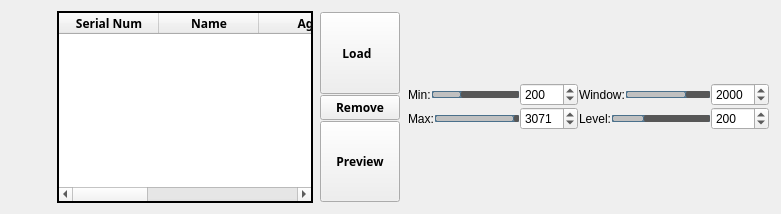
      <widget class="QWidget" name="tab">
       <attribute name="icon">
        <iconset resource="DentalHelper.qrc">
         <normaloff>:/DentalHelper/Resources/DICOM.png</normaloff>:/DentalHelper/Resources/DICOM.png</iconset>
       </attribute>
       <attribute name="title">
        <string>Image Setting</string>
       </attribute>
       <layout class="QGridLayout" name="gridLayout_9">
        <item row="0" column="0">
         <widget class="QPushButton" name="ImageNextButton">
          <property name="sizePolicy">
           <sizepolicy hsizetype="Minimum" vsizetype="Expanding">
            <horstretch>0</horstretch>
            <verstretch>0</verstretch>
           </sizepolicy>
          </property>
          <property name="styleSheet">
           <string notr="true">
QPushButton{border:2px solid gray;border-radius:10px;padding:2px 4px;}
font: 75 9pt &quot;微软雅黑&quot;;</string>
          </property>
          <property name="text">
           <string/>
          </property>
          <property name="icon">
           <iconset resource="DentalHelper.qrc">
            <normaloff>:/DentalHelper/Resources/next.png</normaloff>:/DentalHelper/Resources/next.png</iconset>
          </property>
          <property name="iconSize">
           <size>
            <width>60</width>
            <height>60</height>
           </size>
          </property>
          <property name="flat">
           <bool>true</bool>
          </property>
         </widget>
        </item>
        <item row="0" column="1">
         <widget class="QTableWidget" name="ImageTabelWidget">
          <property name="maximumSize">
           <size>
            <width>640</width>
            <height>16777215</height>
           </size>
          </property>
          <property name="font">
           <font>
            <family>微软雅黑</family>
            <pointsize>9</pointsize>
            <weight>75</weight>
            <bold>true</bold>
           </font>
          </property>
          <property name="styleSheet">
           <string notr="true"/>
          </property>
          <property name="frameShape">
           <enum>QFrame::WinPanel</enum>
          </property>
          <property name="frameShadow">
           <enum>QFrame::Plain</enum>
          </property>
          <property name="lineWidth">
           <number>1</number>
          </property>
          <property name="midLineWidth">
           <number>0</number>
          </property>
          <property name="editTriggers">
           <set>QAbstractItemView::NoEditTriggers</set>
          </property>
          <property name="selectionMode">
           <enum>QAbstractItemView::ExtendedSelection</enum>
          </property>
          <property name="textElideMode">
           <enum>Qt::ElideLeft</enum>
          </property>
          <column>
           <property name="text">
            <string>Serial Num</string>
           </property>
          </column>
          <column>
           <property name="text">
            <string>Name</string>
           </property>
          </column>
          <column>
           <property name="text">
            <string>Age</string>
           </property>
          </column>
          <column>
           <property name="text">
            <string>Gender</string>
           </property>
          </column>
          <column>
           <property name="text">
            <string>Date</string>
           </property>
          </column>
          <column>
           <property name="text">
            <string>Detail</string>
           </property>
          </column>
         </widget>
        </item>
        <item row="0" column="2">
         <widget class="QWidget" name="widget" native="true">
          <layout class="QGridLayout" name="gridLayout_7">
           <property name="leftMargin">
            <number>1</number>
           </property>
           <property name="topMargin">
            <number>1</number>
           </property>
           <property name="rightMargin">
            <number>1</number>
           </property>
           <property name="bottomMargin">
            <number>1</number>
           </property>
           <property name="spacing">
            <number>1</number>
           </property>
           <item row="0" column="0">
            <widget class="QPushButton" name="LoadDicomButton">
             <property name="sizePolicy">
              <sizepolicy hsizetype="Minimum" vsizetype="Expanding">
               <horstretch>0</horstretch>
               <verstretch>0</verstretch>
              </sizepolicy>
             </property>
             <property name="font">
              <font>
               <family>微软雅黑</family>
               <weight>75</weight>
               <bold>true</bold>
              </font>
             </property>
             <property name="styleSheet">
              <string notr="true">
QPushButton{border:2px solid gray;border-radius:10px;padding:2px 4px;}
font: 75 9pt &quot;微软雅黑&quot;;</string>
             </property>
             <property name="text">
              <string> Load   </string>
             </property>
            </widget>
           </item>
           <item row="1" column="0">
            <widget class="QPushButton" name="RemoveImageButton">
             <property name="font">
              <font>
               <family>微软雅黑</family>
               <weight>75</weight>
               <bold>true</bold>
              </font>
             </property>
             <property name="styleSheet">
              <string notr="true">
QPushButton{border:2px solid gray;border-radius:10px;padding:2px 4px;}
font: 75 9pt &quot;微软雅黑&quot;;</string>
             </property>
             <property name="text">
              <string>Remove</string>
             </property>
            </widget>
           </item>
           <item row="2" column="0">
            <widget class="QPushButton" name="PreviewImageButton">
             <property name="sizePolicy">
              <sizepolicy hsizetype="Minimum" vsizetype="Expanding">
               <horstretch>0</horstretch>
               <verstretch>0</verstretch>
              </sizepolicy>
             </property>
             <property name="font">
              <font>
               <family>微软雅黑</family>
               <weight>75</weight>
               <bold>true</bold>
              </font>
             </property>
             <property name="styleSheet">
              <string notr="true">

QPushButton{border:2px solid gray;border-radius:10px;padding:2px 4px;}
font: 75 9pt &quot;微软雅黑&quot;;</string>
             </property>
             <property name="text">
              <string>Preview</string>
             </property>
            </widget>
           </item>
          </layout>
         </widget>
        </item>
        <item row="0" column="3">
         <widget class="QWidget" name="sliderwidget" native="true">
          <layout class="QGridLayout" name="gridLayout">
           <property name="leftMargin">
            <number>1</number>
           </property>
           <property name="topMargin">
            <number>1</number>
           </property>
           <property name="rightMargin">
            <number>1</number>
           </property>
           <property name="bottomMargin">
            <number>1</number>
           </property>
           <property name="spacing">
            <number>1</number>
           </property>
           <item row="0" column="0">
            <layout class="QVBoxLayout" name="verticalLayout">
             <item>
              <layout class="QHBoxLayout" name="horizontalLayout">
               <item>
                <widget class="QLabel" name="label_3">
                 <property name="text">
                  <string>Min:</string>
                 </property>
                </widget>
               </item>
               <item>
                <widget class="QSlider" name="MinThresholdSlider">
                 <property name="styleSheet">
                  <string notr="true">QSlider::groove:horizontal {  
border: 1px solid #4A708B;  
background: #C0C0C0;  
height: 5px;  
border-radius: 1px;  
padding-left:-1px;  
padding-right:-1px;  
}  

QSlider::sub-page:horizontal {  
background: qlineargradient(x1:0, y1:0, x2:0, y2:1,   
stop:0 #B1B1B1, stop:1 #c4c4c4);  
background: qlineargradient(x1: 0, y1: 0.2, x2: 1, y2: 1,  
stop: 0 #5DCCFF, stop: 1 #1874CD);  
border: 1px solid #4A708B;  
height: 10px;  
border-radius: 2px;  
}  

QSlider::add-page:horizontal {  
background: #575757;  
border: 0px solid #777;  
height: 10px;  
border-radius: 2px;  
}  
 
QSlider::handle:horizontal   
{  
background: qradialgradient(spread:pad, cx:0.5, cy:0.5, radius:0.5, fx:0.5, fy:0.5,   
stop:0.6 #45ADED, stop:0.778409 rgba(255, 255, 255, 255));  

width: 11px;  
margin-top: -3px;  
 margin-bottom: -3px;  
border-radius: 5px;  
}  
QSlider::handle:horizontal:hover {  
background: qradialgradient(spread:pad, cx:0.5, cy:0.5, radius:0.5, fx:0.5, fy:0.5, stop:0.6 #2A8BDA,   
stop:0.778409 rgba(255, 255, 255, 255));  
width: 11px;margin-top: -3px;margin-bottom: -3px;border-radius: 5px;}  

QSlider::sub-page:horizontal:disabled { background: #00009C;  
border-color: #999;}  
QSlider::add-page:horizontal:disabled { background: #eee;  border-color: #999;}  

QSlider::handle:horizontal:disabled {  
background: #eee;  
border: 1px solid #aaa;  
border-radius: 4px;}  
</string>
                 </property>
                 <property name="minimum">
                  <number>-1024</number>
                 </property>
                 <property name="maximum">
                  <number>3096</number>
                 </property>
                 <property name="value">
                  <number>200</number>
                 </property>
                 <property name="orientation">
                  <enum>Qt::Horizontal</enum>
                 </property>
                </widget>
               </item>
               <item>
                <widget class="QSpinBox" name="spinBox_3">
                 <property name="minimum">
                  <number>-1024</number>
                 </property>
                 <property name="maximum">
                  <number>3096</number>
                 </property>
                 <property name="value">
                  <number>200</number>
                 </property>
                </widget>
               </item>
              </layout>
             </item>
             <item>
              <layout class="QHBoxLayout" name="horizontalLayout_2">
               <item>
                <widget class="QLabel" name="label_4">
                 <property name="text">
                  <string>Max:</string>
                 </property>
                </widget>
               </item>
               <item>
                <widget class="QSlider" name="MaxThresholdSlider">
                 <property name="styleSheet">
                  <string notr="true">QSlider::groove:horizontal {  
border: 1px solid #4A708B;  
background: #C0C0C0;  
height: 5px;  
border-radius: 1px;  
padding-left:-1px;  
padding-right:-1px;  
}  

QSlider::sub-page:horizontal {  
background: qlineargradient(x1:0, y1:0, x2:0, y2:1,   
stop:0 #B1B1B1, stop:1 #c4c4c4);  
background: qlineargradient(x1: 0, y1: 0.2, x2: 1, y2: 1,  
stop: 0 #5DCCFF, stop: 1 #1874CD);  
border: 1px solid #4A708B;  
height: 10px;  
border-radius: 2px;  
}  

QSlider::add-page:horizontal {  
background: #575757;  
border: 0px solid #777;  
height: 10px;  
border-radius: 2px;  
}  
 
QSlider::handle:horizontal   
{  
background: qradialgradient(spread:pad, cx:0.5, cy:0.5, radius:0.5, fx:0.5, fy:0.5,   
stop:0.6 #45ADED, stop:0.778409 rgba(255, 255, 255, 255));  

width: 11px;  
margin-top: -3px;  
 margin-bottom: -3px;  
border-radius: 5px;  
}  
QSlider::handle:horizontal:hover {  
background: qradialgradient(spread:pad, cx:0.5, cy:0.5, radius:0.5, fx:0.5, fy:0.5, stop:0.6 #2A8BDA,   
stop:0.778409 rgba(255, 255, 255, 255));  
width: 11px;margin-top: -3px;margin-bottom: -3px;border-radius: 5px;}  

QSlider::sub-page:horizontal:disabled { background: #00009C;  
border-color: #999;}  
QSlider::add-page:horizontal:disabled { background: #eee;  border-color: #999;}  

QSlider::handle:horizontal:disabled {  
background: #eee;  
border: 1px solid #aaa;  
border-radius: 4px;}  
</string>
                 </property>
                 <property name="minimum">
                  <number>-1024</number>
                 </property>
                 <property name="maximum">
                  <number>3096</number>
                 </property>
                 <property name="pageStep">
                  <number>10</number>
                 </property>
                 <property name="value">
                  <number>3071</number>
                 </property>
                 <property name="orientation">
                  <enum>Qt::Horizontal</enum>
                 </property>
                </widget>
               </item>
               <item>
                <widget class="QSpinBox" name="spinBox_4">
                 <property name="minimum">
                  <number>-1024</number>
                 </property>
                 <property name="maximum">
                  <number>3096</number>
                 </property>
                 <property name="value">
                  <number>3071</number>
                 </property>
                </widget>
               </item>
              </layout>
             </item>
            </layout>
           </item>
           <item row="0" column="1">
            <layout class="QVBoxLayout" name="verticalLayout_2">
             <item>
              <layout class="QHBoxLayout" name="horizontalLayout_4">
               <item>
                <widget class="QLabel" name="label">
                 <property name="text">
                  <string>Window:</string>
                 </property>
                </widget>
               </item>
               <item>
                <widget class="QSlider" name="WindowSlider">
                 <property name="styleSheet">
                  <string notr="true">QSlider::groove:horizontal {  
border: 1px solid #4A708B;  
background: #C0C0C0;  
height: 5px;  
border-radius: 1px;  
padding-left:-1px;  
padding-right:-1px;  
}  

QSlider::sub-page:horizontal {  
background: qlineargradient(x1:0, y1:0, x2:0, y2:1,   
stop:0 #B1B1B1, stop:1 #c4c4c4);  
background: qlineargradient(x1: 0, y1: 0.2, x2: 1, y2: 1,  
stop: 0 #5DCCFF, stop: 1 #1874CD);  
border: 1px solid #4A708B;  
height: 10px;  
border-radius: 2px;  
}  

QSlider::add-page:horizontal {  
background: #575757;  
border: 0px solid #777;  
height: 10px;  
border-radius: 2px;  
}  
 
QSlider::handle:horizontal   
{  
background: qradialgradient(spread:pad, cx:0.5, cy:0.5, radius:0.5, fx:0.5, fy:0.5,   
stop:0.6 #45ADED, stop:0.778409 rgba(255, 255, 255, 255));  

width: 11px;  
margin-top: -3px;  
 margin-bottom: -3px;  
border-radius: 5px;  
}  
QSlider::handle:horizontal:hover {  
background: qradialgradient(spread:pad, cx:0.5, cy:0.5, radius:0.5, fx:0.5, fy:0.5, stop:0.6 #2A8BDA,   
stop:0.778409 rgba(255, 255, 255, 255));  
width: 11px;margin-top: -3px;margin-bottom: -3px;border-radius: 5px;}  

QSlider::sub-page:horizontal:disabled { background: #00009C;  
border-color: #999;}  
QSlider::add-page:horizontal:disabled { background: #eee;  border-color: #999;}  

QSlider::handle:horizontal:disabled {  
background: #eee;  
border: 1px solid #aaa;  
border-radius: 4px;}  
</string>
                 </property>
                 <property name="minimum">
                  <number>-1024</number>
                 </property>
                 <property name="maximum">
                  <number>3096</number>
                 </property>
                 <property name="value">
                  <number>2000</number>
                 </property>
                 <property name="orientation">
                  <enum>Qt::Horizontal</enum>
                 </property>
                </widget>
               </item>
               <item>
                <widget class="QSpinBox" name="spinBox">
                 <property name="minimum">
                  <number>-1024</number>
                 </property>
                 <property name="maximum">
                  <number>3096</number>
                 </property>
                 <property name="value">
                  <number>2000</number>
                 </property>
                </widget>
               </item>
              </layout>
             </item>
             <item>
              <layout class="QHBoxLayout" name="horizontalLayout_5">
               <item>
                <widget class="QLabel" name="label_2">
                 <property name="text">
                  <string>Level:</string>
                 </property>
                </widget>
               </item>
               <item>
                <widget class="QSlider" name="LevelSlider">
                 <property name="styleSheet">
                  <string notr="true">QSlider::groove:horizontal {  
border: 1px solid #4A708B;  
background: #C0C0C0;  
height: 5px;  
border-radius: 1px;  
padding-left:-1px;  
padding-right:-1px;  
}  

QSlider::sub-page:horizontal {  
background: qlineargradient(x1:0, y1:0, x2:0, y2:1,   
stop:0 #B1B1B1, stop:1 #c4c4c4);  
background: qlineargradient(x1: 0, y1: 0.2, x2: 1, y2: 1,  
stop: 0 #5DCCFF, stop: 1 #1874CD);  
border: 1px solid #4A708B;  
height: 10px;  
border-radius: 2px;  
}  

QSlider::add-page:horizontal {  
background: #575757;  
border: 0px solid #777;  
height: 10px;  
border-radius: 2px;  
}  
 
QSlider::handle:horizontal   
{  
background: qradialgradient(spread:pad, cx:0.5, cy:0.5, radius:0.5, fx:0.5, fy:0.5,   
stop:0.6 #45ADED, stop:0.778409 rgba(255, 255, 255, 255));  

width: 11px;  
margin-top: -3px;  
 margin-bottom: -3px;  
border-radius: 5px;  
}  
QSlider::handle:horizontal:hover {  
background: qradialgradient(spread:pad, cx:0.5, cy:0.5, radius:0.5, fx:0.5, fy:0.5, stop:0.6 #2A8BDA,   
stop:0.778409 rgba(255, 255, 255, 255));  
width: 11px;margin-top: -3px;margin-bottom: -3px;border-radius: 5px;}  

QSlider::sub-page:horizontal:disabled { background: #00009C;  
border-color: #999;}  
QSlider::add-page:horizontal:disabled { background: #eee;  border-color: #999;}  

QSlider::handle:horizontal:disabled {  
background: #eee;  
border: 1px solid #aaa;  
border-radius: 4px;}  
</string>
                 </property>
                 <property name="minimum">
                  <number>-1024</number>
                 </property>
                 <property name="maximum">
                  <number>3096</number>
                 </property>
                 <property name="value">
                  <number>200</number>
                 </property>
                 <property name="orientation">
                  <enum>Qt::Horizontal</enum>
                 </property>
                </widget>
               </item>
               <item>
                <widget class="QSpinBox" name="spinBox_2">
                 <property name="minimum">
                  <number>-1024</number>
                 </property>
                 <property name="maximum">
                  <number>3096</number>
                 </property>
                 <property name="value">
                  <number>200</number>
                 </property>
                </widget>
               </item>
              </layout>
             </item>
            </layout>
           </item>
          </layout>
         </widget>
        </item>
       </layout>
      </widget>
